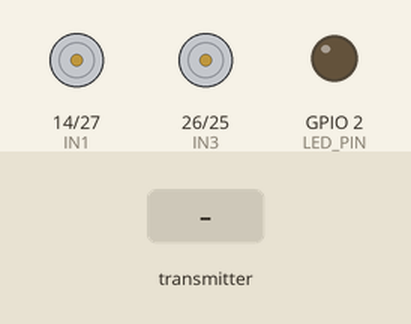
Bench run of a sketch on a simulated ESP32. Parts: motor-driver pin pairs drawn as motors (green arrow = first pin HIGH = forward, orange = second pin HIGH = backward, longer = more drive), output pins drawn as LEDs (lit = HIGH). Inputs (shaded band) come from the test bench. What the sketch prints to the serial monitor is not drawn.

Above: at 2.2 s.
2.3 s: the transmitter starts sending f = 1
At 3.2 s:
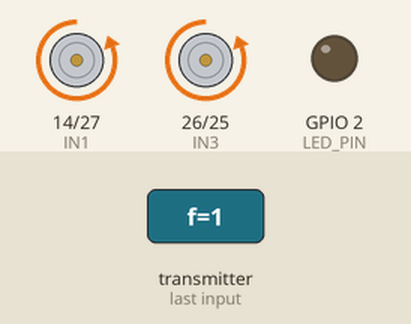
3.8 s: the transmitter starts sending f = 0
At 4.2 s:
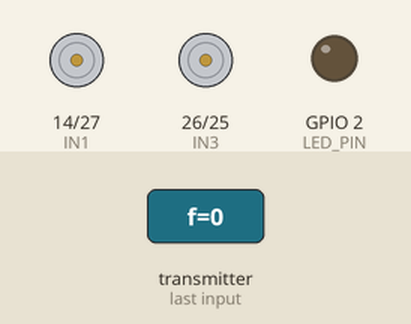
6.8 s: the transmitter starts sending b = 1
At 7.7 s:
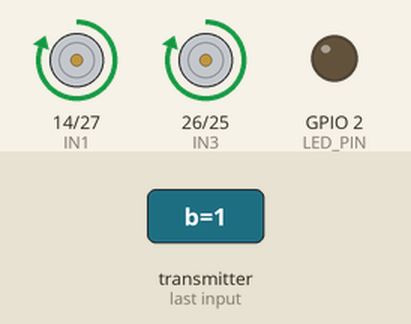
8.3 s: the transmitter starts sending b = 0
At 8.9 s:
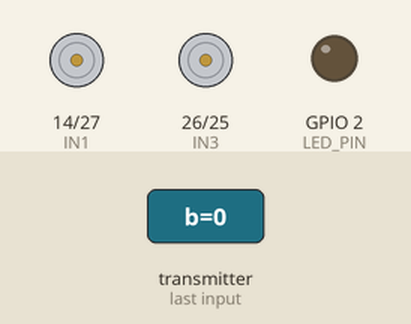
11.3 s: the transmitter starts sending l = 1
At 12.3 s:
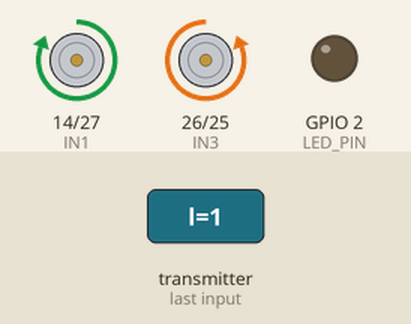
Timing chart, 0 to 13.8 s (numbered marks = the images above; inputs shaded):
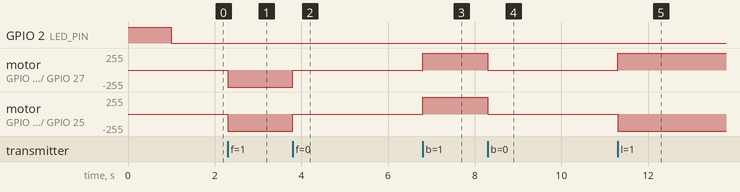

The sketch:

final_receiver.ino
```cpp
#include "esp_now.h"
#include "WiFi.h"

// Set Motor PINs
#define IN1 14
#define IN2 27
#define IN3 26
#define IN4 25
#define LED_PIN 2     // Define LED pin

// Global variables for movement
bool front = false;
bool back = false;
bool left = false;
bool right = false;
bool stopCar = false;

// Struct to receive data (same as on "hand" side)
typedef struct {
  bool f;
  bool b;
  bool l;
  bool r;
  bool stop;
} message;

message data;

// Correct callback function with proper signature
void OnDataRecv(const esp_now_recv_info* recv_info, const uint8_t* incomingData, int len) {
  memcpy(&data, incomingData, sizeof(data));  // Copy the received data into the 'data' struct

  // Update movement flags based on received data
  front = data.f;
  back = data.b;
  left = data.l;
  right = data.r;
  stopCar = data.stop;
}

void setup() {
  // Initialize motor control pins
  pinMode(IN1, OUTPUT);
  pinMode(IN2, OUTPUT);
  pinMode(IN3, OUTPUT);
  pinMode(IN4, OUTPUT);
  pinMode(LED_PIN, OUTPUT); // Configure LED pin
  digitalWrite(LED_PIN,HIGH);
  delay(1000);

  // Initialize Serial Monitor
  Serial.begin(115200);

  // Initialize Wi-Fi in STA mode
  WiFi.mode(WIFI_STA);

  // Initialize ESP-NOW
  if (esp_now_init() != ESP_OK) {
    Serial.println("ESP-NOW Initialization Failed");
    return;
  }

  // Register callback function for receiving data
  esp_now_register_recv_cb(OnDataRecv);
}

void loop() {
  // Print movement status (for debugging purposes)
  Serial.print("Front: ");
  Serial.print(front);
  Serial.print(" Back: ");
  Serial.print(back);
  Serial.print(" Left: ");
  Serial.print(left);
  Serial.print(" Right: ");
  Serial.print(right);
  Serial.print(" Stop: ");
  Serial.println(stopCar);

  // Control the car based on received gesture data
  if (stopCar) {
    carStop();
    digitalWrite(LED_PIN, HIGH); // Turn on LED
  }
  else {
    digitalWrite(LED_PIN, LOW); // Turn off LED
    if (front) {
      carForward();
    }
    else if (back) {
      carBackward();
    }
    else if (left) {
      carTurnLeft();
    }
    else if (right) {
      carTurnRight();
    }
    else {
      carStop();
    }
  }
}

// Function to move the car forward
void carForward() {
  digitalWrite(IN1, LOW);
  digitalWrite(IN2, HIGH);
  digitalWrite(IN3, LOW);
  digitalWrite(IN4, HIGH);
}

// Function to move the car backward
void carBackward() {
  digitalWrite(IN1, HIGH);
  digitalWrite(IN2, LOW);
  digitalWrite(IN3, HIGH);
  digitalWrite(IN4, LOW);
}

// Function to turn the car left
void carTurnLeft() {
  digitalWrite(IN1, HIGH);
  digitalWrite(IN2, LOW);
  digitalWrite(IN3, LOW);
  digitalWrite(IN4, HIGH);
}

// Function to turn the car right
void carTurnRight() {
  digitalWrite(IN1, LOW);
  digitalWrite(IN2, HIGH);
  digitalWrite(IN3, HIGH);
  digitalWrite(IN4, LOW);
}

// Function to stop the car
void carStop() {
  digitalWrite(IN1, LOW);
  digitalWrite(IN2, LOW);
  digitalWrite(IN3, LOW);
  digitalWrite(IN4, LOW);
}
```

Measured:
- after the input at 2.3 s, motor on GPIO 14 (IN1) / GPIO 27 (IN2), motor on GPIO 26 (IN3) / GPIO 25 (IN4): stopped → backward 255/255 at once
- after the input at 3.8 s, motor on GPIO 14 (IN1) / GPIO 27 (IN2), motor on GPIO 26 (IN3) / GPIO 25 (IN4): backward 255/255 → stopped at once
- after the input at 6.8 s, motor on GPIO 14 (IN1) / GPIO 27 (IN2), motor on GPIO 26 (IN3) / GPIO 25 (IN4): stopped → forward 255/255 at once
- after the input at 8.3 s, motor on GPIO 14 (IN1) / GPIO 27 (IN2), motor on GPIO 26 (IN3) / GPIO 25 (IN4): forward 255/255 → stopped at once
- after the input at 11.3 s, motor on GPIO 14 (IN1) / GPIO 27 (IN2): stopped → forward 255/255 at once; motor on GPIO 26 (IN3) / GPIO 25 (IN4): stopped → backward 255/255 at once
